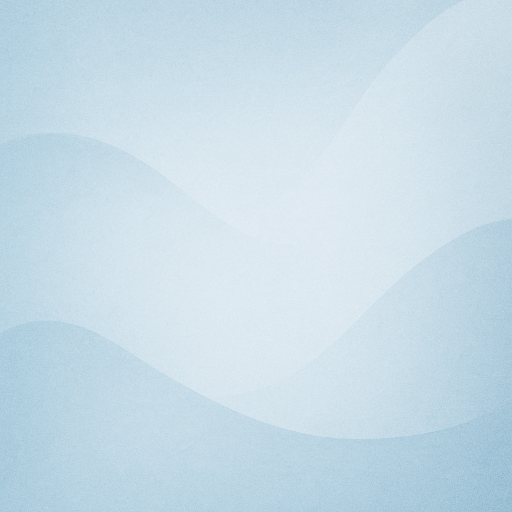
#> input picture background_login.png, 1024 x 1024 px (shown at 1/2 size); its folder holds only this picture in this run
$ python -i firewall_gui.py   (imports and definitions only)
#> lines starting #> are read from the running program, lines starting #| are printed output that depends on the picture
import tkinter as tk
from tkinter import messagebox, ttk
from PIL import Image, ImageTk
import os
import datetime
import platform
import threading
import queue
from scapy.all import sniff, IP, TCP, UDP
import smtplib
from email.mime.text import MIMEText
from PIL import Image

if platform.system() == "Windows":
    import winsound

RULES_PATH = "./data/rules.txt"
PACKETS_PATH = "./data/packets.txt"
LOG_PATH = "./logs/firewall_log.txt"

EMAIL_ADDRESS = "ujjwalchauhan671@gmail.com"
EMAIL_PASSWORD = "pvnx ejmv jpav mfld"
TO_EMAIL = "ujjwalchauhan599@gmail.com"

packet_queue = queue.Queue()
stop_sniffing_event = threading.Event()


# [33 lines left out: functions load_rules, send_email_alert, check_packet, not called in this run]


def save_log(entry):
    with open(LOG_PATH, 'a') as log_file:
        log_file.write(f"{datetime.datetime.now()}: {entry}\n")


# [7 lines left out: function process_packet, not called in this run]


def start_sniffing():
    stop_sniffing_event.clear()
    sniff(filter="ip", prn=process_packet, store=0, stop_filter=lambda x: stop_sniffing_event.is_set())


def create_entry(frame, placeholder, show=None):
    entry = tk.Entry(frame, font=("Segoe UI", 10), bg="#f0f0f0", relief="flat", show=show)
    entry.insert(0, placeholder)
    entry.bind("<FocusIn>", lambda e: entry.delete(0, tk.END) if entry.get() == placeholder else None)
    return entry


def login_screen():
    global login_win, background_label_login, background_image_login

    login_win = tk.Tk()
    login_win.title("\U0001F510 Firewall Simulator - Login")
    login_win.geometry("400x300")
    login_win.resizable(True, True)

    bg_login_path = "background_login.png"
    if os.path.exists(bg_login_path):
        bg_img = Image.open(bg_login_path)
#> bg_img is the input picture: PIL image 1024x1024 RGB; mean R, G, B 199.5, 220.4, 231.7
        bg_img = bg_img.resize((400, 300), Image.Resampling.LANCZOS)
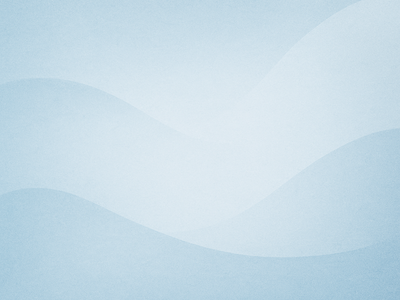
#> bg_img: PIL image 400x300 RGB; mean R, G, B 199.5, 220.4, 231.7
        background_image_login = ImageTk.PhotoImage(bg_img)
        background_label_login = tk.Label(login_win, image=background_image_login)
        background_label_login.place(x=0, y=0, relwidth=1, relheight=1)
    else:
        login_win.configure(bg="#ffffff")

    frame = tk.Frame(login_win, bg="#ffffff")
    frame.place(relx=0.5, rely=0.5, anchor="center")

    tk.Label(frame, text="Username:", bg="#ffffff", font=("Segoe UI", 12)).grid(row=0, column=0, pady=10, sticky="e")
    username_entry = create_entry(frame, "Enter username")
    username_entry.grid(row=0, column=1, pady=10)

    tk.Label(frame, text="Password:", bg="#ffffff", font=("Segoe UI", 12)).grid(row=1, column=0, pady=10, sticky="e")
    password_entry = create_entry(frame, "Enter password", show="*")
    password_entry.grid(row=1, column=1, pady=10)

    # [8 lines left out: function check_login, not called in this run]

    login_btn = ttk.Button(frame, text="Login", command=check_login)
    login_btn.grid(row=2, column=0, columnspan=2, pady=20, ipadx=20)

    # 🔁 Enter key navigation
    username_entry.bind("<Return>", lambda e: password_entry.focus_set())
    password_entry.bind("<Return>", check_login)

    # Autofocus on username
    username_entry.focus_set()

    login_win.mainloop()


# [168 lines left out: function launch_main_app, not called in this run]


# [2 lines not run here, left out]

>>> result = login_screen()
